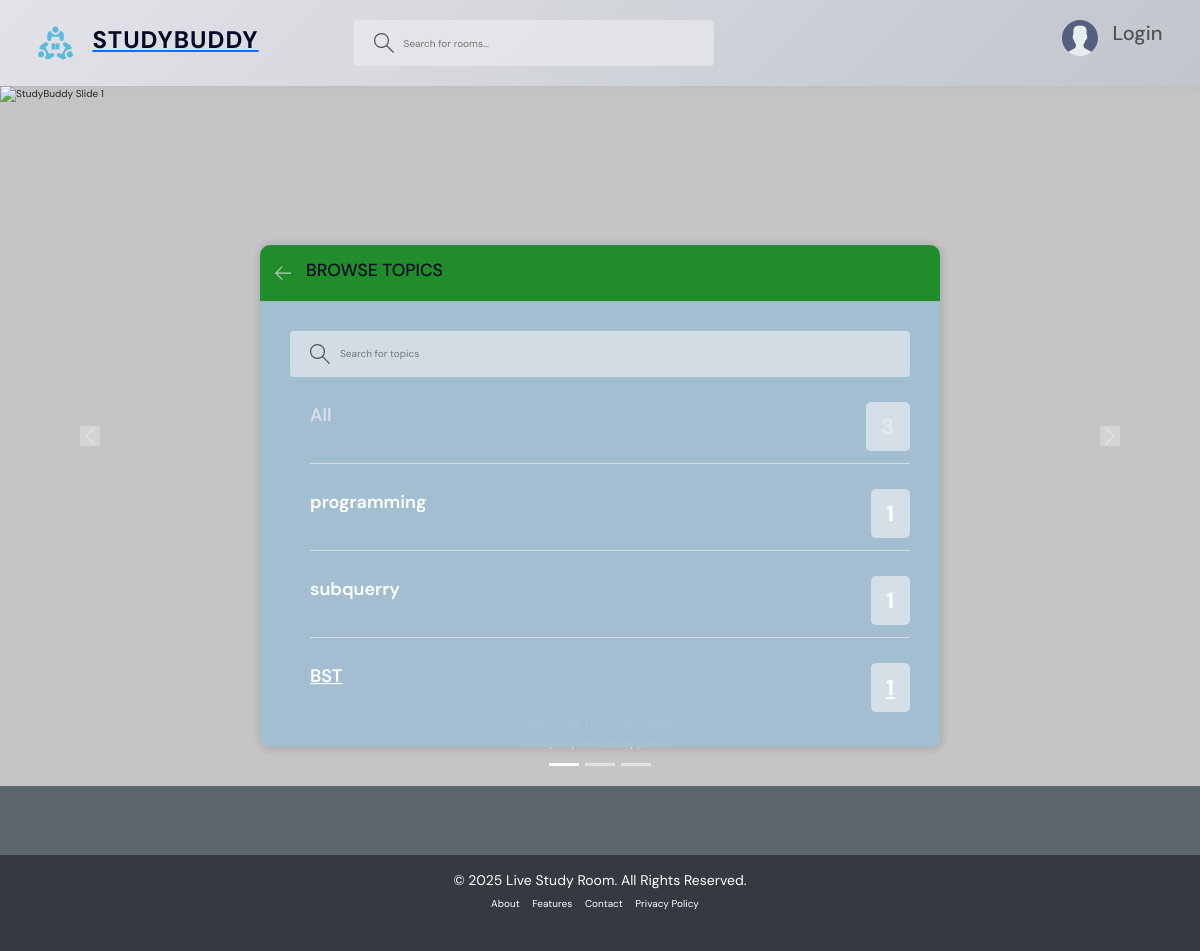
Page /topics/ on the committed database.
### base/models.py (models this page shows, shortened)
class Topic(models.Model):
    name=models.CharField(max_length=200)

### base/views.py (the view)
# urls.py: path('topics/',views.topicsPage,name="topics"),
def topicsPage(request):
    q=request.GET.get('q') if request.GET.get('q') !=None else ''
    topics=Topic.objects.filter(name__icontains=q)
    return render(request,'base/topics.html',{'topics':topics})

### base/templates/base/topics.html (shortened to what this page needs)
{%extends 'main.html'%}
{%block content%}
    <main class="create-room layout">
      <div class="container">
        <div class="layout__box">
          <div class="layout__boxHeader">
            <div class="layout__boxTitle">
              <a href="{%url 'home' %}">
                <svg version="1.1" xmlns="http://www.w3.org/2000/svg" width="32" height="32" viewBox="0 0 32 32">
                  <title>arrow-left</title>
                  <path
                    d="M13.723 2.286l-13.723 13.714 13.719 13.714 1.616-1.611-10.96-10.96h27.625v-2.286h-27.625l10.965-10.965-1.616-1.607z"
                  ></path>
                </svg>
              </a>
              <h3>Browse Topics</h3>
            </div>
          </div>
          <div class="topics-page layout__body">
            <form class="header__search" method="GET" action="">
              <label>
                <input name="q" placeholder="Search for topics" />
              </label>
            </form>
            <ul class="topics__list">
              <li>
                <a href="{%url 'topics' %}" class="active">All<span>{{topics.count}}</span></a>
              </li>
              {%for topic in topics %}
              <li>
                <a href="{% url 'home'%}?q={{topic.name}}">{{topic.name}}<span>{{topic.room_set.all.count}}</span></a>
              </li>
              {%endfor%}
            </ul>
          </div>
        </div>
      </div>
    </main>
{%endblock%}

### static/styles/style.css (style rules this page uses)
:root { --color-main: #ebe9f3bf; --color-main-light: #800f0f; --color-dark: #e8ecf1b7; --color-dark-medium: #ebedf0a6; --color-dark-light: #ececf0ee; --color-light: #050826; --color-gray: #474a48ed; --color-light-gray: #1f212499; --color-bg: #e1ecece6; --color-success: #0b5f0c; --color-error: #E53E3E; }
* { font-family: "DM Sans", -apple-system, BlinkMacSystemFont, "Segoe UI", Roboto, Oxygen, Ubuntu, Cantarell, "Open Sans", "Helvetica Neue", sans-serif; margin: 0; padding: 0; box-sizing: border-box; text-rendering: optimizeLegibility; font-size: inherit; }
html { font-size: 56.25%; }
@media only screen and (min-width: 1200px) { html { font-size: 62.5%; } }
body { line-height: 1.6; font-weight: 400; font-size: 1.5rem; color: var(--color-light-gray); background-color: var(--color-bg); min-height: 100vh; }
a { display: inline-block; color: var(--color-main); text-decoration: none; }
.container { max-width: 120rem; width: 90%; margin: auto; }
.header__search > label { background-color: var(--color-dark-medium); padding: 1.3rem 1rem; display: flex; align-items: center; gap: 1rem; border-radius: 4px; }
.header__search svg { fill: var(--color-gray); width: 2rem; height: 2rem; margin-left: 1rem; }
.header__search input { width: 30rem; background: transparent; border: none; outline: none; color: var(--color-light); }
.layout { margin-top: 2.4rem; }
.layout > .container { display: flex; justify-content: space-between; align-items: flex-start; }
.layout__box { width: 90%; max-width: 48rem; min-height: 40rem; position: absolute; top: 50%; left: 50%; transform: translate(-50%, -46%); background-color: rgba(160, 190, 209, 0.912); border-radius: 1rem; box-shadow: 1px 1px 6px 3px rgba(0, 0, 0, 0.1); overflow: hidden; }
.layout__boxHeader { display: flex; padding: 1.5rem; background-color: rgba(0, 128, 0, 0.801); }
.layout__boxTitle { display: flex; gap: 1.5rem; align-items: center; }
.layout__boxTitle h3 { text-transform: uppercase; font-weight: 500; color: var(--color-light); }
.layout__boxTitle svg { width: 1.6rem; height: 1.6rem; fill: var(--color-main); }
.layout__body { margin: 3rem; }
h3 { color: white; }
.topics__list { list-style: none; }
.topics__list li a { display: flex; justify-content: space-between; margin-bottom: 3.5rem; font-weight: 600; font-size: 1.8rem; color: white; transition: all 0.3s ease-in-out; }
.topics__list li a.active, .topics__list li a:hover { color: var(--color-main); }
.topics__list li a span { padding: 0.8rem 1.5rem; background-color: var(--color-dark); border-radius: 5px; font-size: 2.2rem; font-weight: 700; letter-spacing: 1px; }
.topics-page .topics__list li:not(:last-child) a { margin: 2.5rem 0; padding-bottom: 1.2rem; text-decoration: none; border-bottom: 1px solid var(--color-dark-medium); }
.topics-page .header__search { display: block; }
.create-room.layout .layout__box { max-width: 68rem; }
html, body { background-color: #2e374584 !important; }

### rows in the picture
Topic: name "programming", room_set.all.count "1"
Topic: name "subquerry", room_set.all.count "1"
Topic: name "BST", room_set.all.count "1"
